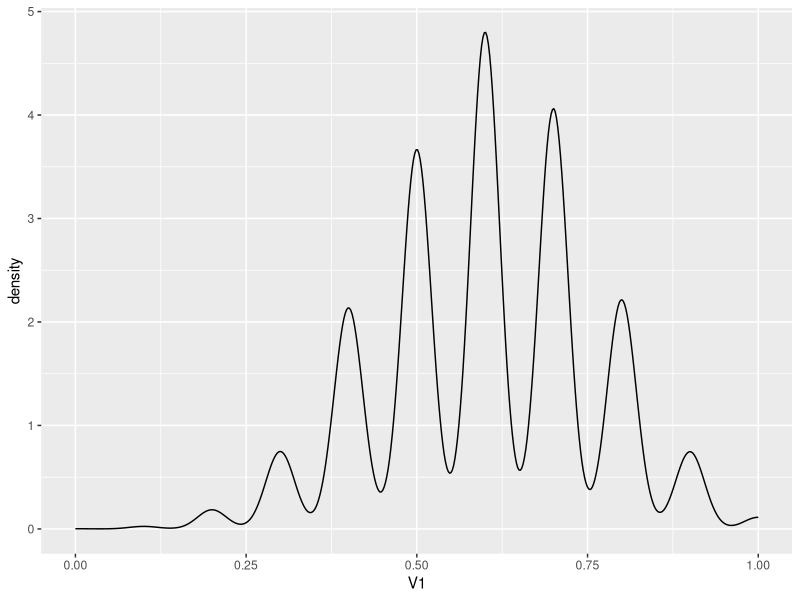

Write R code to recreate this figure. (Note: this script raises an error after producing the figure.)
## ---- chunk 1
knitr::opts_chunk$set(echo = TRUE)
library(tidyverse)
## ---- chunk 2
# Set seed
set.seed(10182018)
# Set Parameters
p = 0.6 # probability of success
n = 10 # number of trials
rep = 10000 # number of replications

# initialize empty df
df10 <- data_frame(obs=1:n)

for (i in 1:rep) {
  print(i)
  cola <- paste('col', i, sep= '_')
  df10[[cola]] <- rbinom(n, 1, p)
}

head(df10)
## ---- chunk 3
means10 <- df10 %>% 
  select(contains("_")) %>% 
  summarise_all(mean) %>%
  t %>%
  as.data.frame

head(means10,10)
## ---- chunk 4
means10 %>% ggplot(aes(x=V1)) +
  geom_density()
## ---- chunk 5
# Set seed
set.seed(10182018)
# Set Parameters
p = 0.6 # probability of success
n1 = 100 # number of trials
rep = 10000 # number of replications

# initialize empty df
df100 <- data_frame(obs=1:n1)

for (i in 1:rep) {
  print(i)
  cola <- paste('col', i, sep= '_')
  df100[[cola]] <- rbinom(n, 1, p)
}

head(df100)
## ---- chunk 6
means100 <- df100 %>% 
  select(contains("_")) %>% 
  summarise_all(mean) %>%
  t %>%
  as.data.frame

head(means100,10)
## ---- chunk 7
means100 %>% ggplot(aes(x=V1)) +
  geom_density()
## ---- chunk 8
means <- bind_cols(means10, means100)
